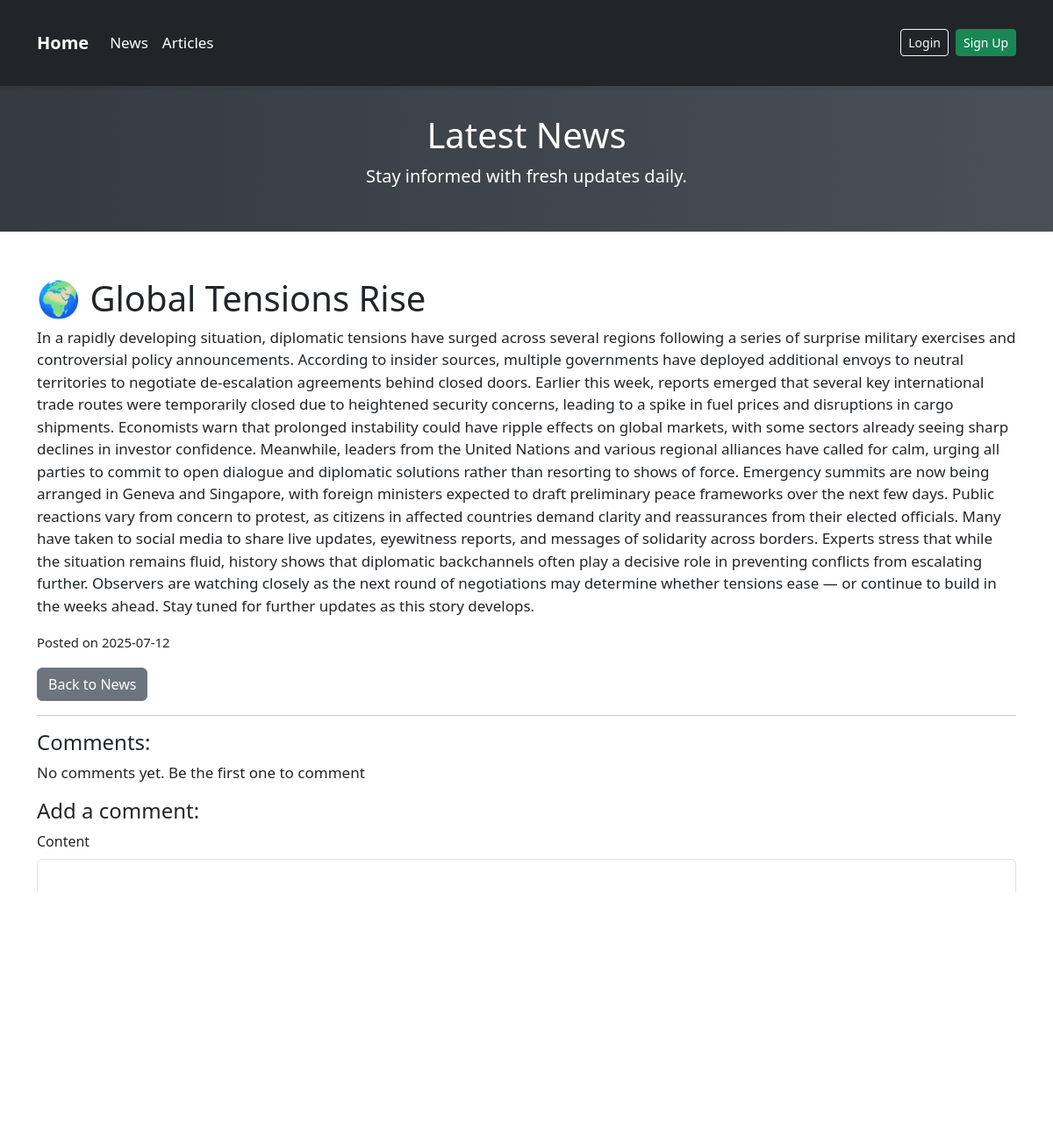
Screenshot of /news/1 with the database file from the repository.
### models.py (models this page shows, shortened)
class News(db.Model):
    __tablename__ = "News"
    id = db.Column(db.Integer(), primary_key=True)
    title = db.Column(db.String(150), nullable=False)
    content = db.Column(db.Text(), nullable=False)
    created_at = db.Column(db.DateTime(), default=datetime.utcnow)

### routes.py (the view)
@main.route('/news/<int:news_id>', methods=['GET', 'POST'])
def view_news(news_id):
    news_post = News.query.get_or_404(news_id)
    comments = Comment.query.filter_by(News_id=news_id).all()
    form = CommentForm()
    if form.validate_on_submit():
        comment = Comment(text=form.text.data, News_id=news_id)
        db.session.add(comment)
        db.session.commit()
        flash('Comment added!', 'success')
        return redirect(url_for('main.view_news', news_id=news_id))
    return render_template('view_news.html', news=news_post, comments=comments, form=form)

### forms.py
class CommentForm(FlaskForm):
    text = TextAreaField("Content", validators=[DataRequired()])
    sumbit = SubmitField('Post Comment')

### app.py (called while the page is built)
@app.context_processor
def inject_user():
    return dict(current_user=current_user)

### templates/view_news.html (shortened to what this page needs)
{% extends "base.html" %}
{% block content %}
<div class mb-4>
    <h1>{{ news.title }}</h1>
    <p>{{ news.content }}</p>
    <p><small>Posted on {{ news.created_at.strftime('%Y-%m-%d') }}</small></p>
    <a href="{{ url_for('main.news') }}" class="btn btn-secondary">Back to News</a>
</div>
<hr>
<h4>Comments:</h4>
{% if comments %}
{% for comment in comments %}
<div class="mb-3 p-2 border rounded">
    {{ comment.text }}
</div>
{% endfor %}
{% else %}
<p>No comments yet. Be the first one to comment</p>
{% endif %}
<h4>Add a comment:</h4>
<form method="POST">
    <div class="mb-3">
        {{ form.text.label(class="form-label") }}
        {{ form.text(class="form-control", rows=3) }}
    </div>
    <button type="submit" class="btn btn-success">Post Comment</button>
    </form>
    {% endblock %}

### static/webstyle.css (style rules this page uses)
body { font-family: 'Segoe UI', Tahoma, Geneva, Verdana, sans-serif; color: #212529; margin: 0; padding: 0; background-color: #f8f9fa; }
h1, h2, h3, h4, h5 { color: #003366; margin-top: 20px; }
p { font-size: 17px; margin: 10px 0; }
a { color: #0056b3; text-decoration: none; transition: color 0.2s; }

### rows the page displays
News: title "🌍 Global Tensions Rise", content "In a rapidly developing situation, diplomatic tensions have surged across several regions following a series of surprise military exercises and controversial policy announcements. According to insider sources, multiple governments have deployed additional envoys to neutral territories to negotiate de-escalation agreements behind closed doors. Earlier this week, reports emerged that several key international trade routes were temporarily closed due to heightened security concerns, leading to a spike in fuel prices and disruptions in cargo shipments. Economists warn that prolonged instability could have ripple effects on global markets, with some sectors already seeing sharp declines in…", created_at "2025-07-12"
